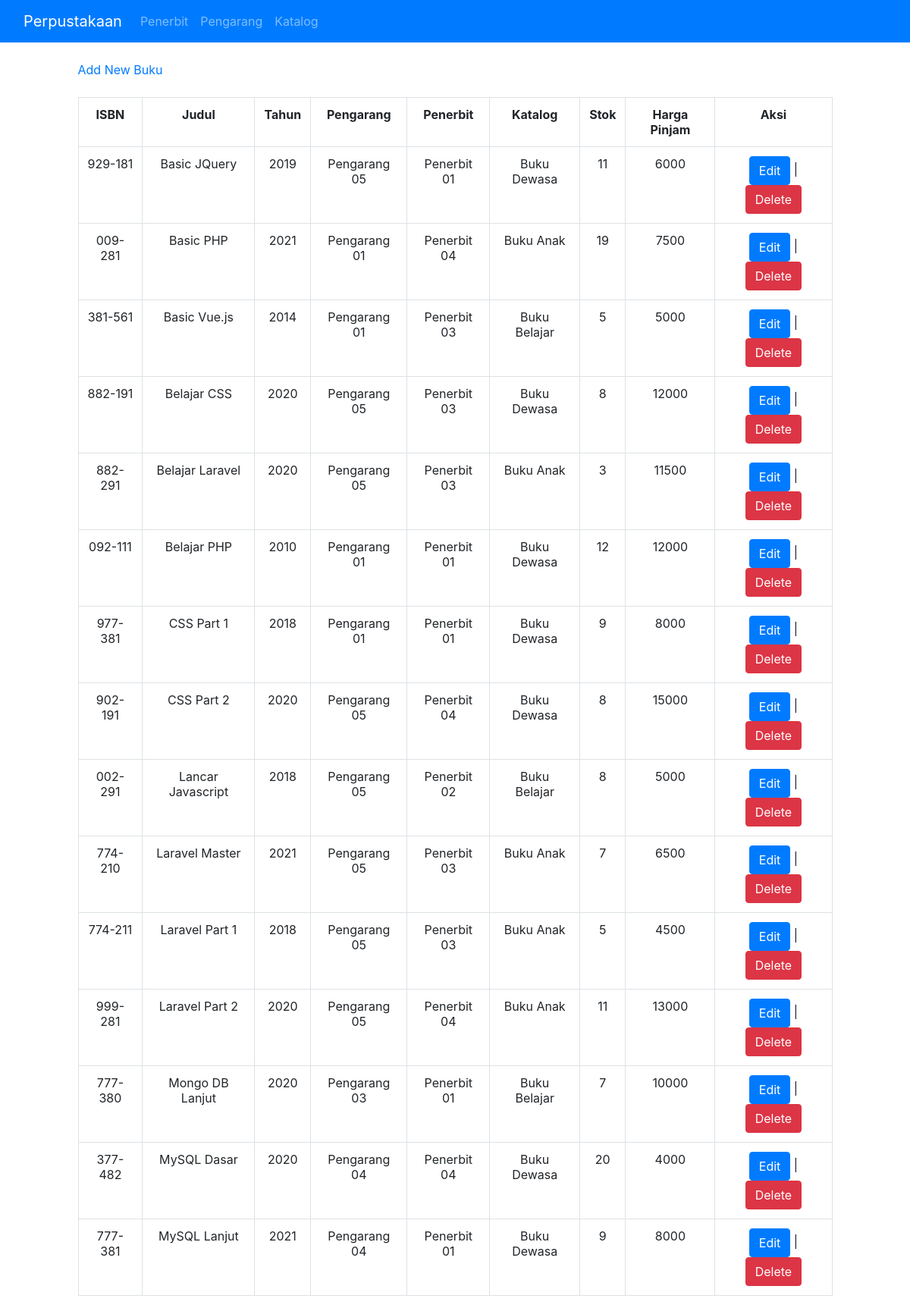
The page / on the database its author committed.
### tables this page shows
CREATE TABLE `buku` (
  `isbn` varchar(25) NOT NULL,
  `judul` varchar(255) DEFAULT NULL,
  `tahun` int(11) DEFAULT NULL,
  `id_penerbit` varchar(8) DEFAULT NULL,
  `id_pengarang` varchar(8) DEFAULT NULL,
  `id_katalog` varchar(3) DEFAULT NULL,
  `qty_stok` int(11) DEFAULT 0,
  `harga_pinjam` int(11) NOT NULL
);

CREATE TABLE `pengarang` (
  `id_pengarang` varchar(8) NOT NULL,
  `nama_pengarang` varchar(255) DEFAULT NULL,
  `email` varchar(50) DEFAULT NULL,
  `telp` varchar(12) DEFAULT NULL,
  `alamat` varchar(255) DEFAULT NULL
);

CREATE TABLE `penerbit` (
  `id_penerbit` varchar(8) NOT NULL,
  `nama_penerbit` varchar(255) DEFAULT NULL,
  `email` varchar(50) DEFAULT NULL,
  `telp` varchar(12) DEFAULT NULL,
  `alamat` varchar(255) DEFAULT NULL
);

CREATE TABLE `katalog` (
  `id_katalog` varchar(3) NOT NULL,
  `nama` varchar(255) DEFAULT NULL
);

### index.php (the view, shortened to what this page needs)
<?php
include_once("connect.php");
$buku = mysqli_query($mysqli, "SELECT buku.*, nama_pengarang, nama_penerbit, katalog.nama as nama_katalog FROM buku
                                        LEFT JOIN  pengarang ON pengarang.id_pengarang = buku.id_pengarang
                                        LEFT JOIN  penerbit ON penerbit.id_penerbit = buku.id_penerbit
                                        LEFT JOIN  katalog ON katalog.id_katalog = buku.id_katalog
                                        ORDER BY judul ASC");
?>
<html>
<head>
    <link rel="stylesheet" href="https://stackpath.bootstrapcdn.com/bootstrap/4.2.1/css/bootstrap.min.css">
</head>
<body>
    <nav class="navbar navbar-expand-lg navbar-dark bg-primary">
        <div class="container-fluid">
            <a class="navbar-brand" href="index.php">Perpustakaan</a>
            <div class="collapse navbar-collapse" id="navbarTogglerDemo02">
                <ul class="navbar-nav me-auto mb-2 mb-lg-0 text-center">
                    <li class="nav-item">
                        <a class="nav-link" href="penerbit.php">Penerbit</a>
                    </li>
                    <li class="nav-item">
                        <a class="nav-link" href="pengarang.php">Pengarang</a>
                    </li>
                    <li class="nav-item">
                        <a class="nav-link" href="katalog.php">Katalog</a>
                    </li>
                </ul>
            </div>
        </div>
    </nav>
    <br>
    <div class="row">
        <div class="col-md-1"></div>
        <div class="col-md-10">
            <a href="add_index.php">Add New Buku</a><br /><br />
            <table class="table table-bordered">
                <tr>
                    <th>ISBN</th>
                    <th>Judul</th>
                    <th>Tahun</th>
                    <th>Pengarang</th>
                    <th>Penerbit</th>
                    <th>Katalog</th>
                    <th>Stok</th>
                    <th>Harga Pinjam</th>
                    <th>Aksi</th>
                </tr>
                <?php
                while ($buku_data = mysqli_fetch_array($buku)) {
                    echo "<tr>";
                    echo "<td>" . $buku_data['isbn'] . "</td>";
                    echo "<td>" . $buku_data['judul'] . "</td>";
                    echo "<td>" . $buku_data['tahun'] . "</td>";
                    echo "<td>" . $buku_data['nama_pengarang'] . "</td>";
                    echo "<td>" . $buku_data['nama_penerbit'] . "</td>";
                    echo "<td>" . $buku_data['nama_katalog'] . "</td>";
                    echo "<td>" . $buku_data['qty_stok'] . "</td>";
                    echo "<td>" . $buku_data['harga_pinjam'] . "</td>";
                    echo "<td><a class='btn btn-primary' href='edit.php?isbn=$buku_data[isbn]'>Edit</a> | <a class='btn btn-danger' href='delete.php?isbn=$buku_data[isbn]'>Delete</a></td></tr>";
                }
                ?>
            </table>
        </div>
    </div>
</body>
</html>

### index.php (style rules this page uses)
table, tr, th { text-align: center; }

### rows shown on the page
buku: isbn "929-181", judul "Basic JQuery", tahun "2019", id_pengarang.nama_pengarang "Pengarang 05", id_penerbit.nama_penerbit "Penerbit 01", id_katalog.nama "Buku Dewasa", qty_stok "11", harga_pinjam "6000"
buku: isbn "009-281", judul "Basic PHP", tahun "2021", id_pengarang.nama_pengarang "Pengarang 01", id_penerbit.nama_penerbit "Penerbit 04", id_katalog.nama "Buku Anak", qty_stok "19", harga_pinjam "7500"
buku: isbn "381-561", judul "Basic Vue.js", tahun "2014", id_pengarang.nama_pengarang "Pengarang 01", id_penerbit.nama_penerbit "Penerbit 03", id_katalog.nama "Buku Belajar", qty_stok "5", harga_pinjam "5000"
buku: isbn "882-191", judul "Belajar CSS", tahun "2020", id_pengarang.nama_pengarang "Pengarang 05", id_penerbit.nama_penerbit "Penerbit 03", id_katalog.nama "Buku Dewasa", qty_stok "8", harga_pinjam "12000"
buku: isbn "882-291", judul "Belajar Laravel", tahun "2020", id_pengarang.nama_pengarang "Pengarang 05", id_penerbit.nama_penerbit "Penerbit 03", id_katalog.nama "Buku Anak", qty_stok "3", harga_pinjam "11500"
buku: isbn "092-111", judul "Belajar PHP", tahun "2010", id_pengarang.nama_pengarang "Pengarang 01", id_penerbit.nama_penerbit "Penerbit 01", id_katalog.nama "Buku Dewasa", qty_stok "12", harga_pinjam "12000"
buku: isbn "977-381", judul "CSS Part 1", tahun "2018", id_pengarang.nama_pengarang "Pengarang 01", id_penerbit.nama_penerbit "Penerbit 01", id_katalog.nama "Buku Dewasa", qty_stok "9", harga_pinjam "8000"
buku: isbn "902-191", judul "CSS Part 2", tahun "2020", id_pengarang.nama_pengarang "Pengarang 05", id_penerbit.nama_penerbit "Penerbit 04", id_katalog.nama "Buku Dewasa", qty_stok "8", harga_pinjam "15000"
buku: isbn "002-291", judul "Lancar Javascript", tahun "2018", id_pengarang.nama_pengarang "Pengarang 05", id_penerbit.nama_penerbit "Penerbit 02", id_katalog.nama "Buku Belajar", qty_stok "8", harga_pinjam "5000"
buku: isbn "774-210", judul "Laravel Master", tahun "2021", id_pengarang.nama_pengarang "Pengarang 05", id_penerbit.nama_penerbit "Penerbit 03", id_katalog.nama "Buku Anak", qty_stok "7", harga_pinjam "6500"
buku: isbn "774-211", judul "Laravel Part 1", tahun "2018", id_pengarang.nama_pengarang "Pengarang 05", id_penerbit.nama_penerbit "Penerbit 03", id_katalog.nama "Buku Anak", qty_stok "5", harga_pinjam "4500"
buku: isbn "999-281", judul "Laravel Part 2", tahun "2020", id_pengarang.nama_pengarang "Pengarang 05", id_penerbit.nama_penerbit "Penerbit 04", id_katalog.nama "Buku Anak", qty_stok "11", harga_pinjam "13000"
buku: isbn "777-380", judul "Mongo DB Lanjut", tahun "2020", id_pengarang.nama_pengarang "Pengarang 03", id_penerbit.nama_penerbit "Penerbit 01", id_katalog.nama "Buku Belajar", qty_stok "7", harga_pinjam "10000"
buku: isbn "377-482", judul "MySQL Dasar", tahun "2020", id_pengarang.nama_pengarang "Pengarang 04", id_penerbit.nama_penerbit "Penerbit 04", id_katalog.nama "Buku Dewasa", qty_stok "20", harga_pinjam "4000"
buku: isbn "777-381", judul "MySQL Lanjut", tahun "2021", id_pengarang.nama_pengarang "Pengarang 04", id_penerbit.nama_penerbit "Penerbit 01", id_katalog.nama "Buku Dewasa", qty_stok "9", harga_pinjam "8000"
